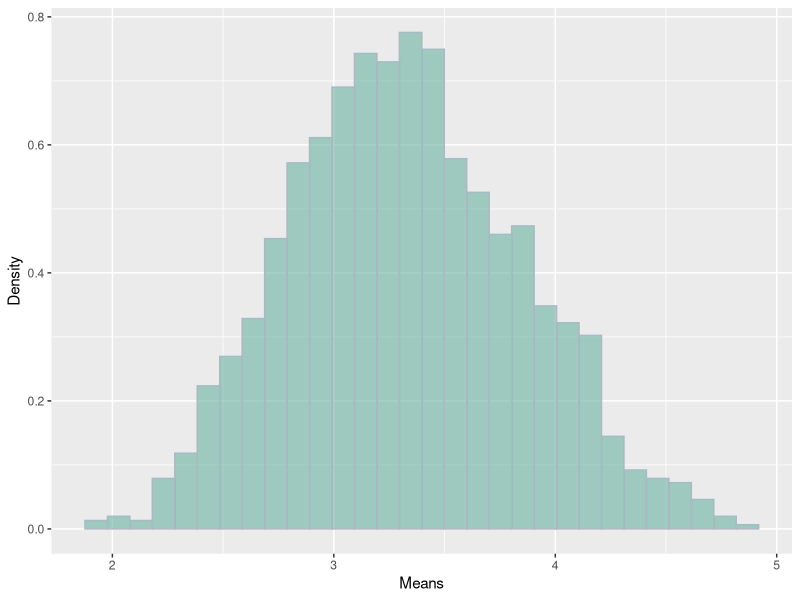
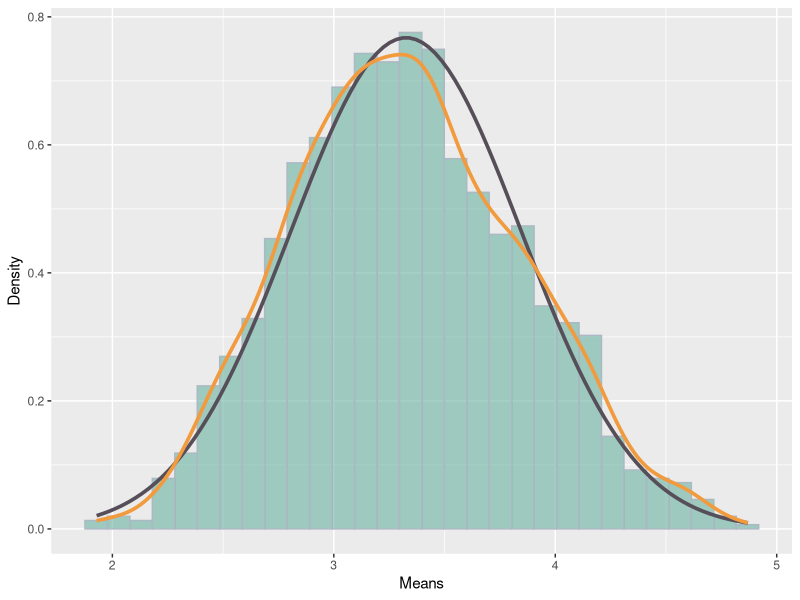
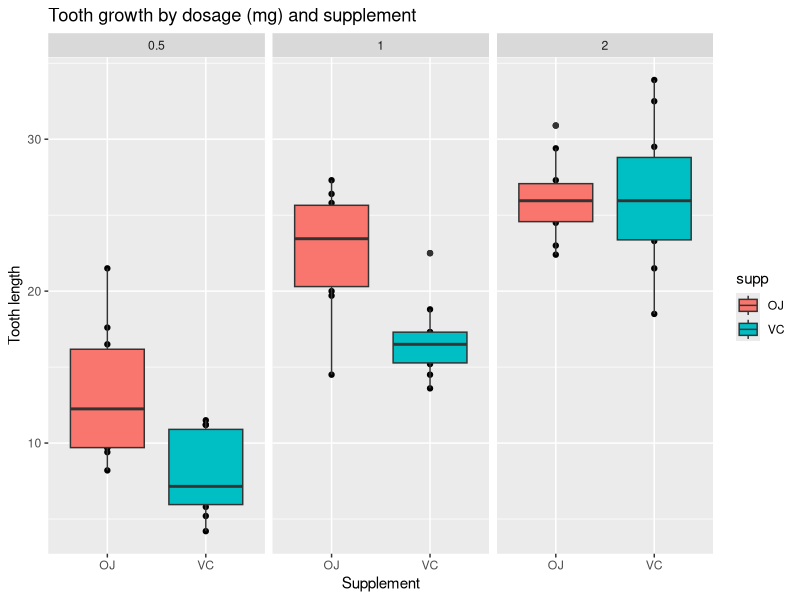

Recreate these plots in R, in order.
## ---- chunk 1
# Loading the required libraries from the start
library(ggplot2)
library(datasets)
library(knitr)
## ---- chunk 2
# setting the seed for reproducibility
set.seed(12893)

# Defining constants
n <- 40
lambda <- 0.3
n_sims <- 1500

# Running the simulations
exp_distributions <- matrix(data=rexp(n*n_sims, lambda), nrow=n_sims)
exp_distributions_means <- data.frame(means=apply(exp_distributions, 1, mean))
## ---- chunk 3
p0 <- ggplot(exp_distributions_means, aes(x=means)) + xlab("Means") + ylab("Density") +
    geom_histogram(aes(y=..density..), fill="#69b3a2", color="#ACB8C3", alpha=0.6) +
    theme_gray()

p0
## ---- chunk 4
# Simulated mean, variance and standard deviation
mean_sim <- mean(exp_distributions_means$means)
sd_sim <- sd(exp_distributions_means$means)
var_sim <- var(exp_distributions_means$means)

# Theoretical mean, variance and standar deviation
mean_teo <- 1/lambda
sd_teo <- 1/(lambda*sqrt(n))
var_teo <- sd_teo^2
## ---- chunk 5
my_table <- data.frame(Simulated=c(mean_sim, sd_sim, var_sim),
                       Theoretical=c(mean_teo, sd_teo, var_teo))
row.names(my_table) <- c("Mean", "Standard Dev.", "Variance")

kable(my_table, align="c")
## ---- chunk 6
p1 <- ggplot(exp_distributions_means, aes(x=means)) + xlab("Means") + ylab("Density") +
    geom_histogram(aes(y=..density..), fill="#69b3a2", color="#ACB8C3", alpha=0.6) +
    theme_gray() +
    stat_function(fun = dnorm, args = list(mean = mean_sim, sd = sd_sim),
                  color="#564E58", size=1.25) +
    geom_density(aes(y=..density..), color="#F19A3E", size=1.25)

p1
## ---- chunk 7
# Second part
data("ToothGrowth")

# Visualizing the data structure
head(ToothGrowth, 5)
## ---- chunk 8
# Dims of data and types
str(ToothGrowth)
## ---- chunk 9
# Summary of the data
summary(ToothGrowth)
## ---- chunk 10
# Boxplot to visualize data
p2 <- ggplot(data=ToothGrowth, aes(x=supp, y=len)) + facet_grid(.~dose) +
    geom_point() + geom_boxplot(aes(fill=supp)) + ylab("Tooth length") +
    xlab("Supplement") + ggtitle("Tooth growth by dosage (mg) and supplement")

p2
## ---- chunk 11
# Splittin data set by dosage
dose_05 <- ToothGrowth$len[ToothGrowth$dose == 0.5]
dose_10 <- ToothGrowth$len[ToothGrowth$dose == 1.0]
dose_20 <- ToothGrowth$len[ToothGrowth$dose == 2.0]

# Splitting data by supplement
supp_oj <- ToothGrowth$len[ToothGrowth$supp == "OJ"]
supp_vc <- ToothGrowth$len[ToothGrowth$supp == "VC"]

# Splitting data by supplement and dosage = 2.0
supp_oj_20 <- ToothGrowth$len[ToothGrowth$supp == "OJ" & ToothGrowth$dose == 2.0]
supp_vc_20 <- ToothGrowth$len[ToothGrowth$supp == "VC" & ToothGrowth$dose == 2.0]
## ---- chunk 12
# Testing that the 2mg dosage is more effective than both others
# Testing that dose 1.0 is greater than dose 0.5
t.test(dose_10, dose_05, alternative = "greater", paired = FALSE,
       var.equal = FALSE, conf.level = 0.95)
## ---- chunk 13
# Testing that dose 2.0 is greater than dose 1.0
t.test(dose_20, dose_10, alternative = "greater", paired = FALSE,
       var.equal = FALSE, conf.level = 0.95)
## ---- chunk 14
# Testing that in general OJ has grater effects than vc
t.test(supp_oj, supp_vc, alternative = "greater", paired = FALSE,
       var.equal = FALSE, conf.level = 0.95)
## ---- chunk 15
# Testing that oj 2.0 has similar effects than vc 2.0
t.test(supp_oj_20, supp_vc_20, alternative = "two.sided", paired = FALSE,
       var.equal = FALSE, conf.level = 0.95)
